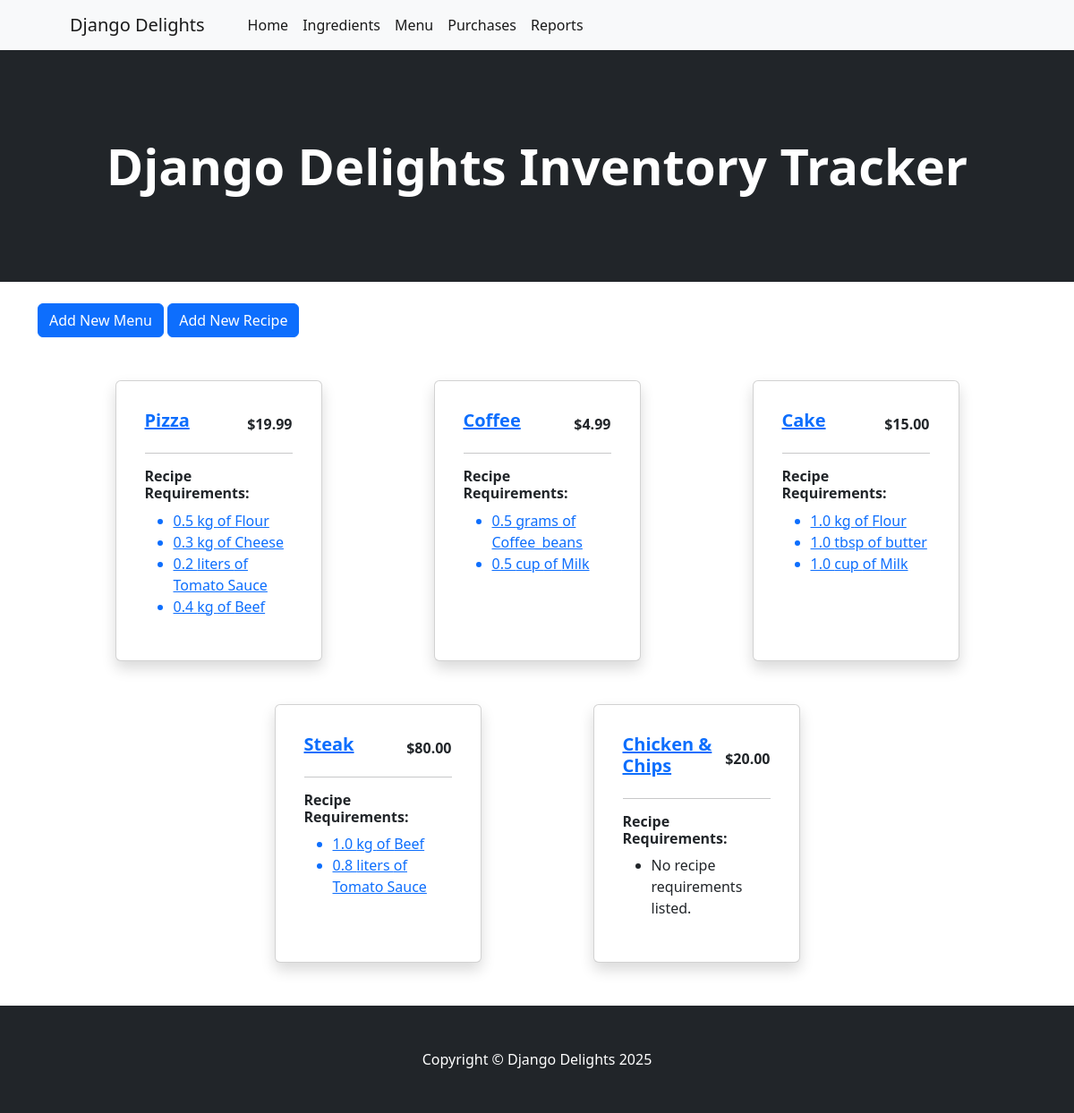
The page /menu/ (signed in) on the database its author committed.
### inventory/models.py (models this page shows, shortened)
class MenuItem(models.Model):
    name = models.CharField(max_length=30, unique=True)
    price = models.DecimalField(max_digits=5, decimal_places=2)
    image = models.CharField(max_length=255, default='default.jpg')

class RecipeRequirement(models.Model):
    menu_item = models.ForeignKey(MenuItem, on_delete=models.CASCADE, related_name="recipe_requirements")
    ingredient = models.ForeignKey(Ingredient, on_delete=models.CASCADE, related_name="used_in_recipes")
    quantity_required = models.FloatField()

class Ingredient(models.Model):
    name = models.CharField(max_length=30, unique=True)
    quantity_available= models.FloatField()  # Assuming quantity is measured in consistent units (e.g., kg, liters, etc.)
    unit = models.CharField(max_length=30)
    price_per_unit = models.DecimalField(max_digits=10, decimal_places=2)

### inventory/views.py (the view)
# urls.py: path('menu/', views.MenuListView.as_view(), name='menu'),
class MenuListView(LoginRequiredMixin, ListView):
    model = MenuItem
    template_name = "inventory/menu.html"
    context_object_name = "menus"
    def get_queryset(self):
        return MenuItem.objects.prefetch_related("recipe_requirements")

### inventory/templates/inventory/menu.html (shortened to what this page needs)
{% extends "base.html" %}
{% load static %}
{% block content %}
    <a href="{% url 'create_menu' %}"><button class="btn btn-primary" id="toggleFormBtn">Add New Menu</button></a>
    <a href="{% url 'create_recipe' %}"><button class="btn btn-primary" id="toggleFormBtn">Add New Recipe</button></a>
    <div class="container px-4 px-lg-5 mt-5">
        <div class="row gx-4 gx-lg-5 row-cols-1 row-cols-md-2 row-cols-lg-3 justify-content-center">
            {% for item in menus %}
            <div class="col mb-5 d-flex justify-content-center">
                <div class="card h-100 w-75 p-3 shadow">
                    <div class="card-body">
                        <div class="d-flex justify-content-between align-items-center">
                            <a href="{% url 'update_menu' item.id %}"><h5 class="fw-bolder text-start">{{ item.name }}</h5></a>
                            <p class="text-end mb-0" ><strong>${{ item.price }}</strong></p>
                        </div>
                        <hr>
                        <h6 class="fw-bold">Recipe Requirements:</h6>
                        <ul class="list-styled">
                            {% for requirement in item.recipe_requirements.all %}
                            <a href="{% url 'recipe_requirements' item.id %}"><li>{{ requirement.quantity_required }} {{ requirement.ingredient.unit }} of {{ requirement.ingredient.name }}</li></a>
                            {% empty %}
                                <li>No recipe requirements listed.</li>
                            {% endfor %}
                        </ul>
                    </div>
                </div>
            </div>
            {% endfor %}
        </div>
    </div>
{% endblock %}

### rows shown on the page
MenuItem: name "Pizza", price "19.99"
RecipeRequirement: quantity_required "0.5", ingredient.unit "kg", ingredient.name "Flour"
RecipeRequirement: quantity_required "0.3", ingredient.unit "kg", ingredient.name "Cheese"
RecipeRequirement: quantity_required "0.2", ingredient.unit "liters", ingredient.name "Tomato Sauce"
RecipeRequirement: quantity_required "0.4", ingredient.unit "kg", ingredient.name "Beef"
MenuItem: name "Coffee", price "4.99"
RecipeRequirement: quantity_required "0.5", ingredient.unit "grams", ingredient.name "Coffee_beans"
RecipeRequirement: quantity_required "0.5", ingredient.unit "cup", ingredient.name "Milk"
MenuItem: name "Cake", price "15.00"
RecipeRequirement: quantity_required "1.0", ingredient.unit "kg", ingredient.name "Flour"
RecipeRequirement: quantity_required "1.0", ingredient.unit "tbsp", ingredient.name "butter"
RecipeRequirement: quantity_required "1.0", ingredient.unit "cup", ingredient.name "Milk"
MenuItem: name "Steak", price "80.00"
RecipeRequirement: quantity_required "1.0", ingredient.unit "kg", ingredient.name "Beef"
RecipeRequirement: quantity_required "0.8", ingredient.unit "liters", ingredient.name "Tomato Sauce"
MenuItem: name "Chicken & Chips", price "20.00"
